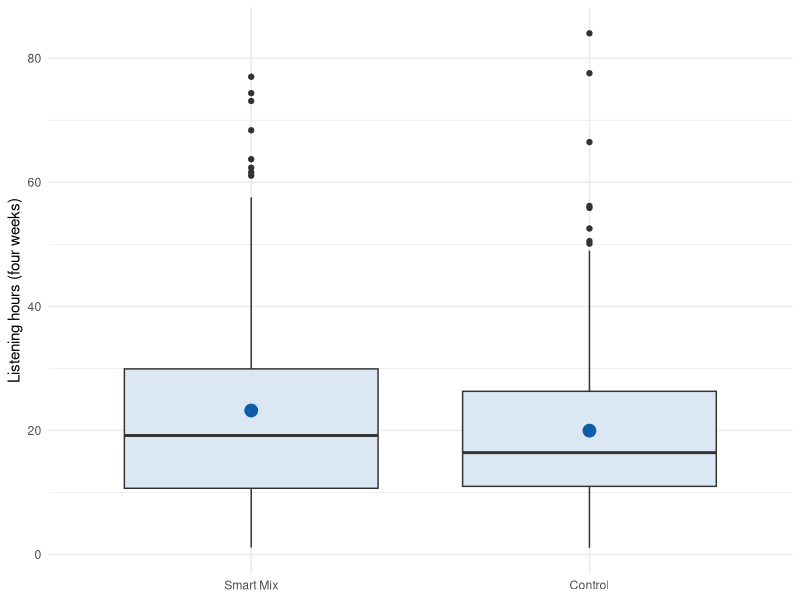

R code for this plot:
# ======================================================================
# Marketing Analytics — Chapter 4: Learning from Experiments
# Companion code to Chapter 4 of the course book. The chapter explains
# every step in detail; this script collects the code in one place.
# ======================================================================


# ----------------------------------------------------------------------
# 0. Setup
# ----------------------------------------------------------------------

library(tidyverse)
options(scipen = 999)


# ======================================================================
# 4.1 Back to the A/B test
# ======================================================================

# The Smart Mix A/B test from Chapter 3 (simulated data):
# 400 users, randomly split; outcome: listening hours in four weeks
set.seed(31)
ab_test <- tibble(
  group = factor(rep(c("Control", "Smart Mix"), each = 200), levels = c("Smart Mix", "Control")),
  hours = c(rgamma(200, shape = 2, scale = 10), rgamma(200, shape = 2, scale = 11.5))
)

ab_test |>
  group_by(group) |>
  summarise(n = n(), mean = mean(hours), sd = sd(hours))

ggplot(ab_test, aes(x = group, y = hours)) +
  geom_boxplot(fill = "#dbe7f3") +
  stat_summary(fun = mean, geom = "point", color = "#0f5da8", size = 4) +
  labs(x = NULL, y = "Listening hours (four weeks)") +
  theme_minimal()


# ======================================================================
# 4.2 The difference between two means
# ======================================================================

# The standard error of the difference — computed once by hand
stats <- ab_test |> group_by(group) |> summarise(mean = mean(hours), sd = sd(hours), n = n())
difference <- stats$mean[1] - stats$mean[2]
se_diff    <- sqrt(stats$sd[1]^2 / stats$n[1] + stats$sd[2]^2 / stats$n[2])
c(difference = difference, se = se_diff, t = difference / se_diff)

# A world without any effect: 10,000 simulated A/B tests
set.seed(1)
null_diffs <- replicate(10000, mean(rgamma(200, 2, scale = 10.75)) - mean(rgamma(200, 2, scale = 10.75)))
mean(abs(null_diffs) >= abs(difference))   # share at least as extreme as observed


# ======================================================================
# 4.3 Testing a hypothesis
# ======================================================================

t.test(hours ~ group, data = ab_test)

# Only the confidence interval of the difference, or only the p-value
t.test(hours ~ group, data = ab_test)$conf.int
t.test(hours ~ group, data = ab_test)$p.value

# Your turn: the same test with only the first 50 users per group
t.test(hours ~ group, data = ab_test |> group_by(group) |> slice_head(n = 50))


# ======================================================================
# 4.4 How large is the effect?
# ======================================================================

# Relative effect (in % of the control group)
100 * difference / stats$mean[2]

# Cohen's d: difference divided by the pooled standard deviation
pooled_sd <- sqrt(mean(stats$sd^2))
difference / pooled_sd


# ======================================================================
# 4.6 Comparing shares
# ======================================================================

# Premium trial offer: 131 of 2,000 vs. 104 of 2,000 users upgrade
prop.test(x = c(131, 104), n = c(2000, 2000))

# The same as a chi-square test on the 2 x 2 table
upgrades <- matrix(c(131, 2000 - 131, 104, 2000 - 104), nrow = 2, byrow = TRUE,
                   dimnames = list(c("Trial offer", "Standard page"), c("upgraded", "not upgraded")))
upgrades
chisq.test(upgrades)

# Your turn: Jon (200 of 300) vs. Mark (100 of 300)
prop.test(x = c(200, 100), n = c(300, 300))


# ======================================================================
# 4.7 Errors, power, and sample size
# ======================================================================

# Power of the Smart Mix experiment (d = 0.22, 200 users per group)
power.t.test(n = 200, delta = 0.22, sd = 1)

# Users per group needed for 80% power
power.t.test(delta = 0.22, sd = 1, sig.level = 0.05, power = 0.80)

# Shares: from 5% to 6%
power.prop.test(p1 = 0.05, p2 = 0.06, sig.level = 0.05, power = 0.80)

# Online advertising: click-through rate from 0.50% to 0.55% (+10%)
power.prop.test(p1 = 0.005, p2 = 0.0055, power = 0.80)

# Your group project: smallest detectable effect with 60 per group
power.t.test(n = 60, sd = 1, power = 0.80)

# Your turn: newsletter click-through rate 2% -> 2.2% and 2% -> 2.5%
power.prop.test(p1 = 0.02, p2 = 0.022, power = 0.80)
power.prop.test(p1 = 0.02, p2 = 0.025, power = 0.80)


# ======================================================================
# 4.8 Other designs and tests
# ======================================================================

# --- More than two groups: ANOVA ------------------------------------------
set.seed(14)
mix_test <- tibble(
  version = factor(rep(c("No mix", "Weekly mix", "Daily mix"), each = 150),
                   levels = c("No mix", "Weekly mix", "Daily mix")),
  hours   = c(rgamma(150, 2, scale = 10), rgamma(150, 2, scale = 10.8), rgamma(150, 2, scale = 12))
)

mix_test |> group_by(version) |> summarise(n = n(), mean = mean(hours))

summary(aov(hours ~ version, data = mix_test))

# Post-hoc tests: all pairs, corrected for multiple comparisons
pairwise.t.test(mix_test$hours, mix_test$version, p.adjust.method = "bonferroni")

# Why correct? Chance of at least one false alarm with k tests
k <- c(1, 3, 10, 20)
1 - 0.95^k

# --- Same people in both conditions: paired t-test ---------------------
set.seed(4)
skill <- rnorm(60, 0, 8)
search_test <- tibble(
  old_design = round(40 + skill + rnorm(60, 0, 3), 1),
  new_design = round(38 + skill + rnorm(60, 0, 3), 1)
)

t.test(search_test$new_design, search_test$old_design, paired = TRUE)
t.test(search_test$new_design, search_test$old_design)   # wrong test for this design

# --- Non-parametric alternatives -----------------------------------------
wilcox.test(hours ~ group, data = ab_test)          # two groups
kruskal.test(hours ~ version, data = mix_test)      # three or more groups


# ======================================================================
# 4.9 Using p-values responsibly: the danger of peeking
# ======================================================================

# 200 A/B tests WITHOUT any effect, checked after every 20 users per group
set.seed(2024)
looks <- seq(20, 1000, by = 20)
ever_significant <- replicate(200, {
  a <- rnorm(1000); b <- rnorm(1000)
  p <- sapply(looks, function(n) t.test(a[1:n], b[1:n])$p.value)
  any(p < 0.05)
})
mean(ever_significant)   # far more than 5%
